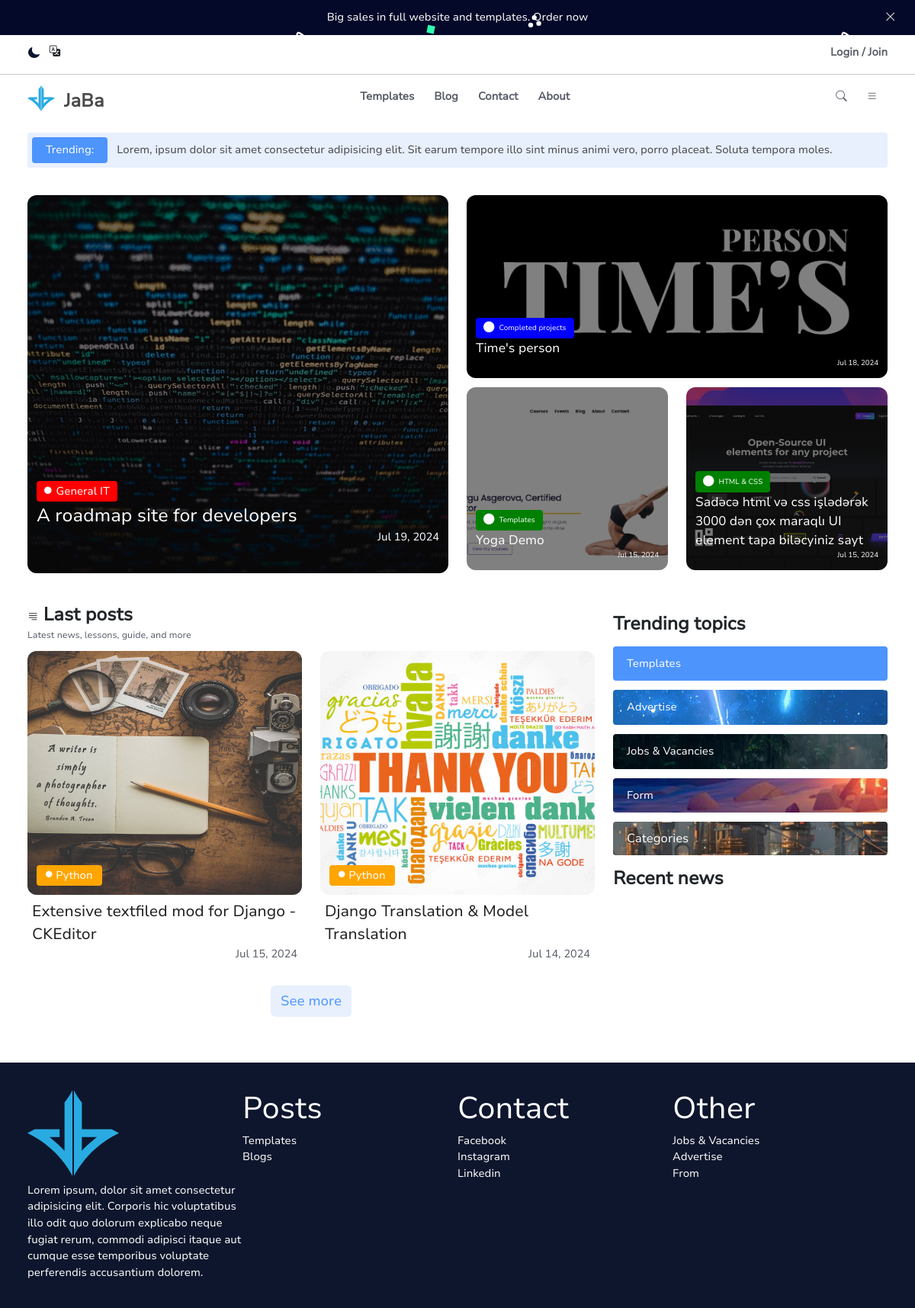
The page / on the database its author committed.
### articles/models.py (models this page shows, shortened)
class Articles (models.Model):
    name=models.CharField('Title', max_length=200,unique=True)
    category=models.ForeignKey(to=Categories,on_delete=models.CASCADE,verbose_name='Category')
    img=models.ImageField('Image',upload_to='archive')
    date=models.DateTimeField('Date',default=timezone.now)
    txt=RichTextField('Text',default='')
    class Meta:
        verbose_name = 'Article'
        verbose_name_plural = 'Articles'

class Categories(models.Model):
    name=models.CharField('Title',max_length=200,unique=True)
    def __str__(self):
        return self.name
    class Meta:
        verbose_name = 'Category'
        verbose_name_plural = 'Categories'

### main/views.py (the view)
# urls.py: path('',mainviews.home,name='homepage'),
def home(request):
    data={
        'title':'JaBa',
        'categories':Categories.objects.all().order_by('name'),
        'categoriesWithOutTemplates': Categories.objects.all().order_by('name'),
        'articles':Articles.objects.all().order_by('-date')[4:10],
        'articles_in_right':Articles.objects.all().order_by('-date')[10:15],
        'first_article': Articles.objects.all().order_by('-date')[0:1],
        'second_article': Articles.objects.all().order_by('-date')[1:2],
        'third_article': Articles.objects.all().order_by('-date')[2:3],
        'fourth_article': Articles.objects.all().order_by('-date')[3:4],
    }
    return render(request,'index.html',data)

### templates/index.html (shortened to what this page needs)
{% extends 'base.html' %}
{% block main %}
    <main>
        <div class="mainClass">
            <div class="trendingNews">
                <p class="tendingBlock">Trending:</p>
                <a href="#" class="trendlinks">Lorem, ipsum dolor sit amet consectetur adipisicing elit. Sit earum tempore illo sint minus animi vero, porro placeat. Soluta tempora moles.</a>
            </div>
            <div class="headerNews">
                {% for post in first_article %}
                        <div class="block1">
                            <img src="{{post.img.url}}">
                            <div class="nameBlock">
                                <a href="{% url 'articlepage' post.id %}" class="categoryid"><i class="bi bi-circle-fill"></i>{{post.category}}</a>
                                <a href="{% url 'articlepage' post.id %}" class="linkid">{{post.name}}</a>
                                <p>{{post.date|date:'M d, Y'}}</p>
                            </div>
                        </div>
                {% endfor %}
                <div class="block2">
                    {% for post in second_article %}
                            <div class="float1">
                                <img src="{{post.img.url}}">
                                <div class="nameBlock">
                                    <a href="{% url 'articlepage' post.id %}" class="categoryid"><i class="bi bi-circle-fill"></i> {{post.category}}</a>
                                    <a href="{% url 'articlepage' post.id %}" class="linkid">{{post.name}}</a>
                                    <p>{{post.date|date:'M d, Y'}}</p>
                                </div>
                            </div>
                    {% endfor %}
                    <div class="float2">
                        {% for post in third_article %}
                                <div class="box">
                                    <img src="{{post.img.url}}">
                                    <div class="nameBlock">
                                        <a href="{% url 'articlepage' post.id %}" class="categoryid"><i class="bi bi-circle-fill"></i> {{post.category}}</a>
                                        <a href="{% url 'articlepage' post.id %}" class="linkid">{{post.name}}</a>
                                        <p>{{post.date|date:'M d, Y'}}</p>
                                    </div>
                                </div>
                        {% endfor %}
                        {% for post in fourth_article %}
                                <div class="box">
                                    <img src="{{post.img.url}}">
                                    <div class="nameBlock">
                                        <a href="{% url 'articlepage' post.id %}" class="categoryid"><i class="bi bi-circle-fill"></i> {{post.category}}</a>
                                        <a href="{% url 'articlepage' post.id %}" class="linkid">{{post.name}}</a>
                                        <p>{{post.date|date:'M d, Y'}}</p>
                                    </div>
                                </div>
                        {% endfor %}
                    </div>
                </div>
            </div>
            <div class="postClass">
                <div class="lastPost">
                    <div class="titleClass">
                        <p><i class="bi bi-justify-right"></i> Last posts</p>
                        <p>Latest news, lessons, guide, and more</p>
                    </div>
                    <div class="postersBlock">
                        {% for post in articles %}
                            <div class="postBlock">
                                <div class="img">
                                    <a href="{% url 'articlepage' post.id %}"><img src="{{post.img.url}}"></a>
                                    <div class="categoryBlock">
                                        <a href="{% url 'articlepage' post.id %}"><i class="bi bi-circle-fill"></i> {{post.category}}</a>
                                    </div>
                                </div>
                                <div class="info">
                                    <a href="{% url 'articlepage' post.id %}" class="name">{{post.name}}</a>
                                    <p class="date">{{post.date|date:'M d, Y'}}</p>
                                </div>
                            </div>
                        {% endfor %}
                    </div>
                    <div class="loadBtn">
                        <a href="#" class="btn">See more</a>
                    </div>
                </div>
                <div class="ttClass">
                    <div class="titleClass">
                        <p>Trending topics</p>
                    </div>
                    <div class="ttBlock">
                        <div class="categoriesBlock">
                            <div class="categoryClass">
                                <a href="#">Templates</a>
                            </div>
                            <div class="categoryClass csClass2">
                                <a href="#">Advertise</a>
                            </div>
                            <div class="categoryClass csClass3">
                                <a href="#">Jobs & Vacancies</a>
                            </div>
                            <div class="categoryClass csClass5">
                                <a href="#">Form</a>
                            </div>
                            <div class="categoryClass csClass4">
                                <div class="accordion" id="accordionPanelsStayOpenExample">
                                    <div class="accordion-item">
                                        <h2 class="accordion-header">
                                            <button class="accordion-button" type="button" data-bs-toggle="collapse" data-bs-target="#panelsStayOpen-collapseOne" aria-expanded="true" aria-controls="panelsStayOpen-collapseOne">Categories</button>
                                        </h2>
                                    </div>
                                </div>
                            </div>
                        </div>
                    </div>
                    <div class="titleClass">
                        <p>Recent news</p>
                    </div>
                </div>
            </div>
        </div>
    </main>
{% endblock %}

### templates/base.html (shortened to what this page needs)
{% load static %}
{% load i18n %}
<!DOCTYPE html>
<html lang="en">
{% include 'addons/head.html' %}
<body>
    {% include 'addons/header.html' %}
    {% block main %}{% endblock %}
    {% include 'addons/footer.html' %}
</body>
</html>

### templates/addons/head.html (shortened to what this page needs)
{% load static %}
<head>
    <link rel="stylesheet" href="https://cdn.jsdelivr.net/npm/bootstrap-icons@1.11.3/font/bootstrap-icons.min.css">
    <link href="https://cdn.jsdelivr.net/npm/bootstrap@5.3.3/dist/css/bootstrap.min.css" rel="stylesheet">
    <link rel="stylesheet" href="{% static 'css/style.css' %}">
</head>

### templates/addons/header.html (shortened to what this page needs)
{% load static %}
{% load i18n %}
<header>
    <div class="headerClass">
        <div class="float0">
            <a href="#">Big sales in full website and templates. Order now</a>
            <button class="btn"><i class="bi bi-x-lg"></i></button>
        </div>
        <div class="float1">
            <span>
                <button class="btn" id="night-mode-toggle"><img src="../../static/media/moon.png" id="night-mode-icon"></button>
                <div class="dropdown">
                    <button class="btn" type="button" data-bs-toggle="dropdown" aria-expanded="false"><i class="bi bi-translate"></i></button>
                </div>
            </span>
            <span>
                <a href="#" class="btn">{% trans 'Login / Join' %}</a>
            </span>
        </div>
        <hr>
        <div class="float2">
            <span>
                <a href="{% url 'homepage' %}" class="logoid"><img src="../../static/media/lblogo.svg"></a>
                <a href="{% url 'homepage' %}" class="logoid">JaBa</a>
            </span>
            <span>
                <a href="#" class="btn">{% trans 'Templates' %}</a>
                <a href="#" class="btn">{% trans 'Blog' %}</a>
                <a href="#" class="btn">{% trans 'Contact' %}</a>
                <a href="{% url 'aboutpage' %}" class="btn">{% trans 'About' %}</a>
            </span>
            <span>
                <button class="btn"><i class="bi bi-search"></i></button>
                <div class="rightMenu">
                    <button class="btn" type="button" data-bs-toggle="offcanvas" data-bs-target="#offcanvasRight" aria-controls="offcanvasRight"><i class="bi bi-list"></i></button>
                </div>
            </span>
        </div>
    </div>
</header>

### templates/addons/footer.html
{% load static %}
<footer>
    <div class="footerClass">
        <div class="float1">
            <div class="box">
                <h1><img src="../../static/media/lblogo.svg"></h1>
                <p>Lorem ipsum, dolor sit amet consectetur adipisicing elit. Corporis hic voluptatibus illo odit quo dolorum explicabo neque fugiat rerum, commodi adipisci itaque aut cumque esse temporibus voluptate perferendis accusantium dolorem.</p>
            </div>
            <div class="box">
                <h1>Posts</h1>
                <a href="#">Templates</a>
                <a href="#">Blogs</a>
            </div>
            <div class="box">
                <h1>Contact</h1>
                <a href="#">Facebook</a>
                <a href="#">Instagram</a>
                <a href="#">Linkedin</a>
            </div>
            <div class="box">
                <h1>Other</h1>
                <a href="#">Jobs & Vacancies</a>
                <a href="#">Advertise</a>
                <a href="#">From</a>
            </div>
        </div>
    </div>
</footer>

### templates/addons/scripts.html (shortened to what this page needs)
{% load static %}

### rows shown on the page
Articles: img (picture), category "General IT", name "A roadmap site for developers", date "Jul 19, 2024"
Articles: img (picture), category "Completed projects", name "Time's person", date "Jul 18, 2024"
Articles: img (picture), category "Templates", name "Yoga Demo", date "Jul 15, 2024"
Articles: img (picture), category "HTML & CSS", name "Sadəcə html və css işlədərək 3000 dən çox maraqlı UI element tapa biləcyiniz sayt", date "Jul 15, 2024"
Articles: img (picture), category "Python", name "Extensive textfiled mod for Django - CKEditor", date "Jul 15, 2024"
Articles: img (picture), category "Python", name "Django Translation & Model Translation", date "Jul 14, 2024"
